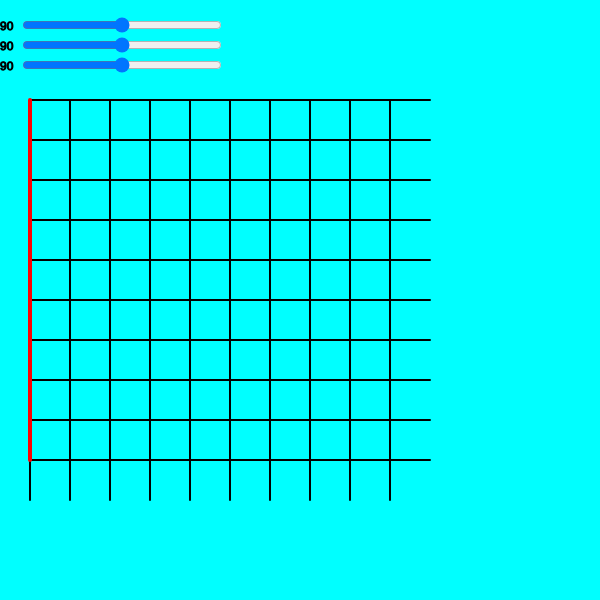
Frame 1 (no input)
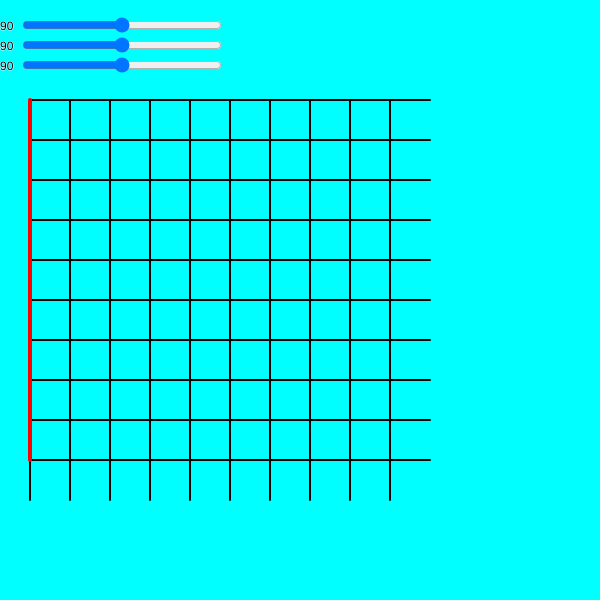
Frame 60 (no input)
Frame 120 (the mouse pressed at the canvas centre since frame 60): identical to frame 60, image omitted

The p5.js sketch that drew these frames (run headless with seeded random() and noise() and a simulated clock; from frame 60 on, the mouse is pressed at the canvas centre):

// p5.js sketch
// ── sketch.js

function drawGrid(){
  let numRows = 10;
  let numCols = 10;
  let unitPixels = 40;
  
  //https://p5js.org/examples/animation-and-variables-drawing-lines/
  stroke(0,0,0);
  strokeWeight(2);
  for (let i=0;i<numRows;i++){ //desenhar linhas
    line(30, 100+unitPixels*i, 30+numCols*unitPixels, 100+unitPixels*i);     

  }
  for (let j=0;j<numCols;j++){ //desenhar barras
    line(30+unitPixels*j, 100, 30+unitPixels*j, 100+unitPixels*numRows); 
 
  }
  strokeWeight(1);
}

function drawRobot1(ang1,ang2){
  push();
  rotate(ang1);
  line(30,100,30+20*4,100);
  pop();
}

function drawRobot2(ang1degs,ang2degs,ang3degs){
  let arm1l=4, arm2l=3, arm3l=2;
  strokeWeight(4);
  stroke(255,0,0);
  let ang1=ang1degs*PI/180, ang2=ang2degs*PI/180 , ang3=ang3degs*PI/180 ;
  stroke(255,0,0);
  
  let pointarm1x=30+40*arm1l*cos(ang1);
  let pointarm1y=100+40*arm1l*sin(ang1);
  line(30,100,pointarm1x,pointarm1y);

  let pointarm2x=pointarm1x+40*arm2l*cos(ang2);
  let pointarm2y=pointarm1y+40*arm2l*sin(ang2);
  line(pointarm1x,pointarm1y,pointarm2x,pointarm2y);

  let pointarm3x=pointarm2x+40*arm3l*cos(ang3);
  let pointarm3y=pointarm2y+40*arm3l*sin(ang3);
  line(pointarm2x,pointarm2y,pointarm3x,pointarm3y);

  stroke(255,255,255);
  strokeWeight(1);
}

function setup() {
  createCanvas(600, 600);

  //https://editor.p5js.org/gr.gromko/sketches/f-oF3Cf0q
  slider = createSlider(0, 180, 90); //повзунок, значення 0-255
  slider.position(20, 15);  //позиція
  slider.style('width', '200px'); // стиль

  slider2 = createSlider(0, 180, 90); //повзунок, значення 0-255
  slider2.position(20, 35);  //позиція
  slider2.style('width', '200px'); // стиль

  slider3 = createSlider(0, 180, 90); //повзунок, значення 0-255
  slider3.position(20, 55);  //позиція
  slider3.style('width', '200px'); // стиль

  background("aqua");
  drawGrid();

}

function draw() {

  background("aqua");
  //https://p5js.org/examples/transformation-rotate/
  // rotate / push / pop. curioso!
  let val = slider.value();
  let val2 = slider2.value();
  let val3 = slider3.value();

  text(val,0,30);
  text(val2,0,50);
  text(val3,0,70);

  drawGrid();
  drawRobot2(val,val2,val3);
}
